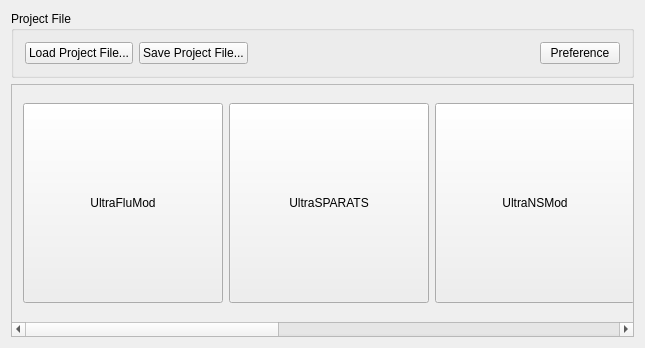
<?xml version="1.0" encoding="UTF-8"?>
<ui version="4.0">
 <class>CMainClass</class>
 <widget class="QWidget" name="CMainClass">
  <property name="geometry">
   <rect>
    <x>0</x>
    <y>0</y>
    <width>645</width>
    <height>348</height>
   </rect>
  </property>
  <property name="windowTitle">
   <string>RAPIT Platform</string>
  </property>
  <layout class="QVBoxLayout" name="verticalLayout">
   <item>
    <layout class="QHBoxLayout" name="horizontalLayout_3"/>
   </item>
   <item>
    <widget class="QGroupBox" name="groupBox">
     <property name="title">
      <string>Project File</string>
     </property>
     <layout class="QHBoxLayout" name="horizontalLayout_2">
      <item>
       <widget class="QPushButton" name="butLoad">
        <property name="text">
         <string>Load Project File...</string>
        </property>
       </widget>
      </item>
      <item>
       <widget class="QPushButton" name="butSave">
        <property name="text">
         <string>Save Project File...</string>
        </property>
       </widget>
      </item>
      <item>
       <spacer name="horizontalSpacer">
        <property name="orientation">
         <enum>Qt::Horizontal</enum>
        </property>
        <property name="sizeHint" stdset="0">
         <size>
          <width>40</width>
          <height>20</height>
         </size>
        </property>
       </spacer>
      </item>
      <item>
       <widget class="QPushButton" name="butPreference">
        <property name="text">
         <string>Preference</string>
        </property>
       </widget>
      </item>
     </layout>
    </widget>
   </item>
   <item>
    <widget class="QScrollArea" name="scrollArea">
     <property name="widgetResizable">
      <bool>true</bool>
     </property>
     <widget class="QWidget" name="scrollAreaWidgetContents">
      <property name="geometry">
       <rect>
        <x>0</x>
        <y>0</y>
        <width>1454</width>
        <height>241</height>
       </rect>
      </property>
      <layout class="QHBoxLayout" name="horizontalLayout">
       <item>
        <widget class="QPushButton" name="butFluMod">
         <property name="minimumSize">
          <size>
           <width>200</width>
           <height>200</height>
          </size>
         </property>
         <property name="maximumSize">
          <size>
           <width>200</width>
           <height>200</height>
          </size>
         </property>
         <property name="text">
          <string>UltraFluMod</string>
         </property>
        </widget>
       </item>
       <item>
        <widget class="QPushButton" name="butSPARATS">
         <property name="minimumSize">
          <size>
           <width>200</width>
           <height>200</height>
          </size>
         </property>
         <property name="maximumSize">
          <size>
           <width>200</width>
           <height>200</height>
          </size>
         </property>
         <property name="text">
          <string>UltraSPARATS</string>
         </property>
        </widget>
       </item>
       <item>
        <widget class="QPushButton" name="butNSMod">
         <property name="minimumSize">
          <size>
           <width>200</width>
           <height>200</height>
          </size>
         </property>
         <property name="maximumSize">
          <size>
           <width>200</width>
           <height>200</height>
          </size>
         </property>
         <property name="text">
          <string>UltraNSMod</string>
         </property>
        </widget>
       </item>
       <item>
        <widget class="QPushButton" name="butPICA">
         <property name="minimumSize">
          <size>
           <width>200</width>
           <height>200</height>
          </size>
         </property>
         <property name="maximumSize">
          <size>
           <width>200</width>
           <height>200</height>
          </size>
         </property>
         <property name="text">
          <string>UltraPICA</string>
         </property>
        </widget>
       </item>
       <item>
        <widget class="QPushButton" name="butUNIC">
         <property name="minimumSize">
          <size>
           <width>200</width>
           <height>200</height>
          </size>
         </property>
         <property name="maximumSize">
          <size>
           <width>200</width>
           <height>200</height>
          </size>
         </property>
         <property name="text">
          <string>UNIC-A Unified CFD</string>
         </property>
        </widget>
       </item>
       <item>
        <widget class="QPushButton" name="butProfiling">
         <property name="minimumSize">
          <size>
           <width>200</width>
           <height>200</height>
          </size>
         </property>
         <property name="maximumSize">
          <size>
           <width>200</width>
           <height>200</height>
          </size>
         </property>
         <property name="text">
          <string>UltraProfiling</string>
         </property>
        </widget>
       </item>
       <item>
        <widget class="QPushButton" name="butChemRateMod">
         <property name="minimumSize">
          <size>
           <width>200</width>
           <height>200</height>
          </size>
         </property>
         <property name="maximumSize">
          <size>
           <width>200</width>
           <height>200</height>
          </size>
         </property>
         <property name="text">
          <string>UltraChemRateMod</string>
         </property>
        </widget>
       </item>
      </layout>
     </widget>
    </widget>
   </item>
  </layout>
 </widget>
 <layoutdefault spacing="6" margin="11"/>
 <resources>
  <include location="CMain.qrc"/>
 </resources>
 <connections>
  <connection>
   <sender>butLoad</sender>
   <signal>clicked()</signal>
   <receiver>CMainClass</receiver>
   <slot>slotLoadProject()</slot>
   <hints>
    <hint type="sourcelabel">
     <x>68</x>
     <y>51</y>
    </hint>
    <hint type="destinationlabel">
     <x>323</x>
     <y>173</y>
    </hint>
   </hints>
  </connection>
  <connection>
   <sender>butSave</sender>
   <signal>clicked()</signal>
   <receiver>CMainClass</receiver>
   <slot>slotSaveProject()</slot>
   <hints>
    <hint type="sourcelabel">
     <x>173</x>
     <y>51</y>
    </hint>
    <hint type="destinationlabel">
     <x>323</x>
     <y>173</y>
    </hint>
   </hints>
  </connection>
  <connection>
   <sender>butPreference</sender>
   <signal>clicked()</signal>
   <receiver>CMainClass</receiver>
   <slot>slotPreference()</slot>
   <hints>
    <hint type="sourcelabel">
     <x>1872</x>
     <y>51</y>
    </hint>
    <hint type="destinationlabel">
     <x>323</x>
     <y>173</y>
    </hint>
   </hints>
  </connection>
 </connections>
 <slots>
  <slot>slotLoadProject()</slot>
  <slot>slotSaveProject()</slot>
  <slot>slotPreference()</slot>
 </slots>
</ui>
